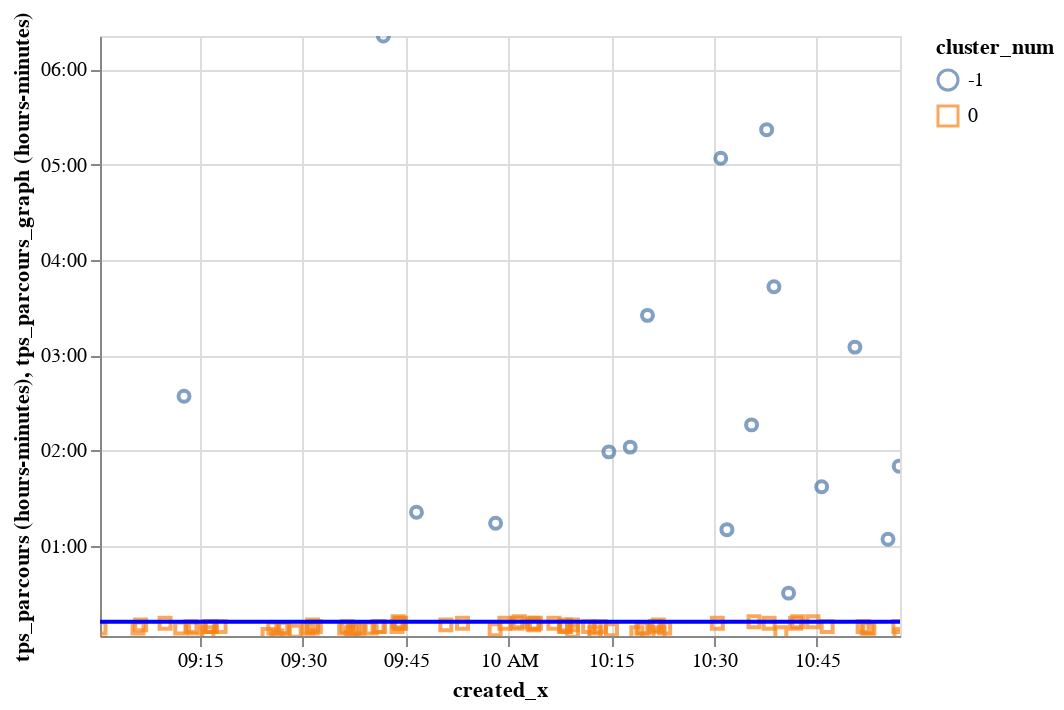

Notebook code cell kept with this figure:
### Code cell
graph_tps_bruts+graph_clust

### Figure 1 — Vega-Lite specification as saved in the notebook (floating-point values rounded to 4 significant figures)
{"$schema": "https://vega.github.io/schema/vega-lite/v2.6.0.json", "config": {"view": {"height": 300, "width": 400}}, "datasets": {"data-025af1f51834830a15cfe920c28e1b9f": [{"cluster_num": 0, "created_x": "2019-01-29T09:00:22", "tps_parcours": "2018-01-01T00:08:41", "tps_parcours_graph": "2018-01-01T00:12:31"}, {"cluster_num": 0, "created_x": "2019-01-29T09:05:55", "tps_parcours": "2018-01-01T00:08:39", "tps_parcours_graph": "2018-01-01T00:12:31"}, {"cluster_num": 0, "created_x": "2019-01-29T09:06:18", "tps_parcours": "2018-01-01T00:10:17", "tps_parcours_graph": "2018-01-01T00:12:31"}, {"cluster_num": 0, "created_x": "2019-01-29T09:12:09", "tps_parcours": "2018-01-01T00:08:54", "tps_parcours_graph": "2018-01-01T00:12:31"}, {"cluster_num": 0, "created_x": "2019-01-29T09:16:07", "tps_parcours": "2018-01-01T00:05:12", "tps_parcours_graph": "2018-01-01T00:12:31"}, {"cluster_num": 0, "created_x": "2019-01-29T09:09:52", "tps_parcours": "2018-01-01T00:11:34", "tps_parcours_graph": "2018-01-01T00:12:31"}, {"cluster_num": 0, "created_x": "2019-01-29T09:14:10", "tps_parcours": "2018-01-01T00:08:59", "tps_parcours_graph": "2018-01-01T00:12:31"}, {"cluster_num": 0, "created_x": "2019-01-29T09:13:38", "tps_parcours": "2018-01-01T00:09:42", "tps_parcours_graph": "2018-01-01T00:12:31"}, {"cluster_num": 0, "created_x": "2019-01-29T09:16:15", "tps_parcours": "2018-01-01T00:09:00", "tps_parcours_graph": "2018-01-01T00:12:31"}, {"cluster_num": 0, "created_x": "2019-01-29T09:16:35", "tps_parcours": "2018-01-01T00:09:44", "tps_parcours_graph": "2018-01-01T00:12:31"}, {"cluster_num": 0, "created_x": "2019-01-29T09:16:36", "tps_parcours": "2018-01-01T00:09:43", "tps_parcours_graph": "2018-01-01T00:12:31"}, {"cluster_num": 0, "created_x": "2019-01-29T09:17:54", "tps_parcours": "2018-01-01T00:09:09", "tps_parcours_graph": "2018-01-01T00:12:31"}, {"cluster_num": 0, "created_x": "2019-01-29T09:24:54", "tps_parcours": "2018-01-01T00:04:43", "tps_parcours_graph": "2018-01-01T00:12:31"}, {"cluster_num": 0, "created_x": "2019-01-29T09:26:11", "tps_parcours": "2018-01-01T00:03:52", "tps_parcours_graph": "2018-01-01T00:12:31"}, {"cluster_num": 0, "created_x": "2019-01-29T09:25:44", "tps_parcours": "2018-01-01T00:08:48", "tps_parcours_graph": "2018-01-01T00:12:31"}, {"cluster_num": 0, "created_x": "2019-01-29T09:28:52", "tps_parcours": "2018-01-01T00:06:16", "tps_parcours_graph": "2018-01-01T00:12:31"}, {"cluster_num": 0, "created_x": "2019-01-29T09:26:54", "tps_parcours": "2018-01-01T00:08:39", "tps_parcours_graph": "2018-01-01T00:12:31"}, {"cluster_num": 0, "created_x": "2019-01-29T09:27:11", "tps_parcours": "2018-01-01T00:08:52", "tps_parcours_graph": "2018-01-01T00:12:31"}, {"cluster_num": 0, "created_x": "2019-01-29T09:30:45", "tps_parcours": "2018-01-01T00:08:49", "tps_parcours_graph": "2018-01-01T00:12:31"}, {"cluster_num": 0, "created_x": "2019-01-29T09:31:20", "tps_parcours": "2018-01-01T00:08:57", "tps_parcours_graph": "2018-01-01T00:12:31"}, {"cluster_num": 0, "created_x": "2019-01-29T09:31:48", "tps_parcours": "2018-01-01T00:09:05", "tps_parcours_graph": "2018-01-01T00:12:31"}, {"cluster_num": 0, "created_x": "2019-01-29T09:31:24", "tps_parcours": "2018-01-01T00:10:20", "tps_parcours_graph": "2018-01-01T00:12:31"}, {"cluster_num": 0, "created_x": "2019-01-29T09:37:02", "tps_parcours": "2018-01-01T00:05:54", "tps_parcours_graph": "2018-01-01T00:12:31"}, {"cluster_num": 0, "created_x": "2019-01-29T09:37:21", "tps_parcours": "2018-01-01T00:07:27", "tps_parcours_graph": "2018-01-01T00:12:31"}, {"cluster_num": 0, "created_x": "2019-01-29T09:36:05", "tps_parcours": "2018-01-01T00:08:54", "tps_parcours_graph": "2018-01-01T00:12:31"}, {"cluster_num": 0, "created_x": "2019-01-29T09:36:27", "tps_parcours": "2018-01-01T00:09:20", "tps_parcours_graph": "2018-01-01T00:12:31"}, {"cluster_num": 0, "created_x": "2019-01-29T09:37:45", "tps_parcours": "2018-01-01T00:08:42", "tps_parcours_graph": "2018-01-01T00:12:31"}, {"cluster_num": 0, "created_x": "2019-01-29T09:38:10", "tps_parcours": "2018-01-01T00:08:56", "tps_parcours_graph": "2018-01-01T00:12:31"}, {"cluster_num": 0, "created_x": "2019-01-29T09:39:57", "tps_parcours": "2018-01-01T00:08:34", "tps_parcours_graph": "2018-01-01T00:12:31"}, {"cluster_num": 0, "created_x": "2019-01-29T09:40:57", "tps_parcours": "2018-01-01T00:09:44", "tps_parcours_graph": "2018-01-01T00:12:31"}, {"cluster_num": 0, "created_x": "2019-01-29T09:41:11", "tps_parcours": "2018-01-01T00:09:40", "tps_parcours_graph": "2018-01-01T00:12:31"}, {"cluster_num": 0, "created_x": "2019-01-29T09:43:43", "tps_parcours": "2018-01-01T00:09:00", "tps_parcours_graph": "2018-01-01T00:12:31"}, {"cluster_num": 0, "created_x": "2019-01-29T09:44:11", "tps_parcours": "2018-01-01T00:11:42", "tps_parcours_graph": "2018-01-01T00:12:31"}, {"cluster_num": 0, "created_x": "2019-01-29T09:44:11", "tps_parcours": "2018-01-01T00:11:42", "tps_parcours_graph": "2018-01-01T00:12:31"}, {"cluster_num": 0, "created_x": "2019-01-29T09:43:53", "tps_parcours": "2018-01-01T00:12:14", "tps_parcours_graph": "2018-01-01T00:12:31"}, {"cluster_num": 0, "created_x": "2019-01-29T09:50:51", "tps_parcours": "2018-01-01T00:10:44", "tps_parcours_graph": "2018-01-01T00:12:31"}, {"cluster_num": 0, "created_x": "2019-01-29T09:53:17", "tps_parcours": "2018-01-01T00:11:41", "tps_parcours_graph": "2018-01-01T00:12:31"}, {"cluster_num": 0, "created_x": "2019-01-29T09:58:03", "tps_parcours": "2018-01-01T00:07:37", "tps_parcours_graph": "2018-01-01T00:12:31"}, {"cluster_num": 0, "created_x": "2019-01-29T09:59:28", "tps_parcours": "2018-01-01T00:11:31", "tps_parcours_graph": "2018-01-01T00:12:31"}, {"cluster_num": 0, "created_x": "2019-01-29T10:01:12", "tps_parcours": "2018-01-01T00:11:17", "tps_parcours_graph": "2018-01-01T00:12:31"}, {"cluster_num": 0, "created_x": "2019-01-29T10:01:34", "tps_parcours": "2018-01-01T00:12:04", "tps_parcours_graph": "2018-01-01T00:12:31"}, {"cluster_num": 0, "created_x": "2019-01-29T10:03:41", "tps_parcours": "2018-01-01T00:10:33", "tps_parcours_graph": "2018-01-01T00:12:31"}, {"cluster_num": 0, "created_x": "2019-01-29T10:03:32", "tps_parcours": "2018-01-01T00:11:24", "tps_parcours_graph": "2018-01-01T00:12:31"}, {"cluster_num": 0, "created_x": "2019-01-29T10:03:56", "tps_parcours": "2018-01-01T00:11:19", "tps_parcours_graph": "2018-01-01T00:12:31"}, {"cluster_num": 0, "created_x": "2019-01-29T10:09:21", "tps_parcours": "2018-01-01T00:06:16", "tps_parcours_graph": "2018-01-01T00:12:31"}, {"cluster_num": 0, "created_x": "2019-01-29T10:08:11", "tps_parcours": "2018-01-01T00:09:07", "tps_parcours_graph": "2018-01-01T00:12:31"}, {"cluster_num": 0, "created_x": "2019-01-29T10:06:37", "tps_parcours": "2018-01-01T00:11:01", "tps_parcours_graph": "2018-01-01T00:12:31"}, {"cluster_num": 0, "created_x": "2019-01-29T10:08:21", "tps_parcours": "2018-01-01T00:09:25", "tps_parcours_graph": "2018-01-01T00:12:31"}, {"cluster_num": 0, "created_x": "2019-01-29T10:12:36", "tps_parcours": "2018-01-01T00:05:47", "tps_parcours_graph": "2018-01-01T00:12:31"}, {"cluster_num": 0, "created_x": "2019-01-29T10:08:16", "tps_parcours": "2018-01-01T00:10:49", "tps_parcours_graph": "2018-01-01T00:12:31"}, {"cluster_num": 0, "created_x": "2019-01-29T10:09:21", "tps_parcours": "2018-01-01T00:10:01", "tps_parcours_graph": "2018-01-01T00:12:31"}, {"cluster_num": 0, "created_x": "2019-01-29T10:11:42", "tps_parcours": "2018-01-01T00:09:33", "tps_parcours_graph": "2018-01-01T00:12:31"}, {"cluster_num": 0, "created_x": "2019-01-29T10:12:40", "tps_parcours": "2018-01-01T00:08:54", "tps_parcours_graph": "2018-01-01T00:12:31"}, {"cluster_num": 0, "created_x": "2019-01-29T10:15:02", "tps_parcours": "2018-01-01T00:07:48", "tps_parcours_graph": "2018-01-01T00:12:31"}, {"cluster_num": 0, "created_x": "2019-01-29T10:13:23", "tps_parcours": "2018-01-01T00:09:48", "tps_parcours_graph": "2018-01-01T00:12:31"}, {"cluster_num": 0, "created_x": "2019-01-29T10:18:44", "tps_parcours": "2018-01-01T00:05:33", "tps_parcours_graph": "2018-01-01T00:12:31"}, {"cluster_num": 0, "created_x": "2019-01-29T10:21:59", "tps_parcours": "2018-01-01T00:05:11", "tps_parcours_graph": "2018-01-01T00:12:31"}, {"cluster_num": 0, "created_x": "2019-01-29T10:19:28", "tps_parcours": "2018-01-01T00:08:15", "tps_parcours_graph": "2018-01-01T00:12:31"}, {"cluster_num": 0, "created_x": "2019-01-29T10:19:42", "tps_parcours": "2018-01-01T00:08:43", "tps_parcours_graph": "2018-01-01T00:12:31"}, {"cluster_num": 0, "created_x": "2019-01-29T10:21:29", "tps_parcours": "2018-01-01T00:09:21", "tps_parcours_graph": "2018-01-01T00:12:31"}, {"cluster_num": 0, "created_x": "2019-01-29T10:22:48", "tps_parcours": "2018-01-01T00:08:54", "tps_parcours_graph": "2018-01-01T00:12:31"}, {"cluster_num": 0, "created_x": "2019-01-29T10:21:52", "tps_parcours": "2018-01-01T00:10:08", "tps_parcours_graph": "2018-01-01T00:12:31"}, {"cluster_num": 0, "created_x": "2019-01-29T10:30:29", "tps_parcours": "2018-01-01T00:11:10", "tps_parcours_graph": "2018-01-01T00:12:31"}, {"cluster_num": 0, "created_x": "2019-01-29T10:39:45", "tps_parcours": "2018-01-01T00:05:51", "tps_parcours_graph": "2018-01-01T00:12:31"}, {"cluster_num": 0, "created_x": "2019-01-29T10:35:50", "tps_parcours": "2018-01-01T00:12:31", "tps_parcours_graph": "2018-01-01T00:12:31"}, {"cluster_num": 0, "created_x": "2019-01-29T10:38:03", "tps_parcours": "2018-01-01T00:11:04", "tps_parcours_graph": "2018-01-01T00:12:31"}, {"cluster_num": 0, "created_x": "2019-01-29T10:41:54", "tps_parcours": "2018-01-01T00:11:02", "tps_parcours_graph": "2018-01-01T00:12:31"}, {"cluster_num": 0, "created_x": "2019-01-29T10:42:14", "tps_parcours": "2018-01-01T00:12:02", "tps_parcours_graph": "2018-01-01T00:12:31"}, {"cluster_num": 0, "created_x": "2019-01-29T10:46:31", "tps_parcours": "2018-01-01T00:09:42", "tps_parcours_graph": "2018-01-01T00:12:31"}, {"cluster_num": 0, "created_x": "2019-01-29T10:44:26", "tps_parcours": "2018-01-01T00:12:12", "tps_parcours_graph": "2018-01-01T00:12:31"}, {"cluster_num": 0, "created_x": "2019-01-29T10:52:20", "tps_parcours": "2018-01-01T00:08:08", "tps_parcours_graph": "2018-01-01T00:12:31"}, {"cluster_num": 0, "created_x": "2019-01-29T10:52:36", "tps_parcours": "2018-01-01T00:08:42", "tps_parcours_graph": "2018-01-01T00:12:31"}, {"cluster_num": 0, "created_x": "2019-01-29T10:51:46", "tps_parcours": "2018-01-01T00:09:49", "tps_parcours_graph": "2018-01-01T00:12:31"}, {"cluster_num": 0, "created_x": "2019-01-29T10:57:09", "tps_parcours": "2018-01-01T00:04:57", "tps_parcours_graph": "2018-01-01T00:12:31"}, {"cluster_num": 0, "created_x": "2019-01-29T10:56:59", "tps_parcours": "2018-01-01T00:09:35", "tps_parcours_graph": "2018-01-01T00:12:31"}, {"cluster_num": -1, "created_x": "2019-01-29T09:46:34", "tps_parcours": "2018-01-01T01:21:27", "tps_parcours_graph": "2018-01-01T00:12:31"}, {"cluster_num": -1, "created_x": "2019-01-29T10:40:53", "tps_parcours": "2018-01-01T00:30:04", "tps_parcours_graph": "2018-01-01T00:12:31"}, {"cluster_num": -1, "created_x": "2019-01-29T09:58:07", "tps_parcours": "2018-01-01T01:14:27", "tps_parcours_graph": "2018-01-01T00:12:31"}, {"cluster_num": -1, "created_x": "2019-01-29T10:31:53", "tps_parcours": "2018-01-01T01:10:55", "tps_parcours_graph": "2018-01-01T00:12:31"}, {"cluster_num": -1, "created_x": "2019-01-29T09:12:38", "tps_parcours": "2018-01-01T02:34:00", "tps_parcours_graph": "2018-01-01T00:12:31"}, {"cluster_num": -1, "created_x": "2019-01-29T10:55:24", "tps_parcours": "2018-01-01T01:04:36", "tps_parcours_graph": "2018-01-01T00:12:31"}, {"cluster_num": -1, "created_x": "2019-01-29T10:14:39", "tps_parcours": "2018-01-01T01:59:02", "tps_parcours_graph": "2018-01-01T00:12:31"}, {"cluster_num": -1, "created_x": "2019-01-29T10:17:46", "tps_parcours": "2018-01-01T02:02:14", "tps_parcours_graph": "2018-01-01T00:12:31"}, {"cluster_num": -1, "created_x": "2019-01-29T10:45:43", "tps_parcours": "2018-01-01T01:37:01", "tps_parcours_graph": "2018-01-01T00:12:31"}, {"cluster_num": -1, "created_x": "2019-01-29T10:57:02", "tps_parcours": "2018-01-01T01:50:01", "tps_parcours_graph": "2018-01-01T00:12:31"}, {"cluster_num": -1, "created_x": "2019-01-29T10:35:29", "tps_parcours": "2018-01-01T02:16:37", "tps_parcours_graph": "2018-01-01T00:12:31"}, {"cluster_num": -1, "created_x": "2019-01-29T10:20:17", "tps_parcours": "2018-01-01T03:25:36", "tps_parcours_graph": "2018-01-01T00:12:31"}, {"cluster_num": -1, "created_x": "2019-01-29T10:50:34", "tps_parcours": "2018-01-01T03:05:10", "tps_parcours_graph": "2018-01-01T00:12:31"}, {"cluster_num": -1, "created_x": "2019-01-29T10:38:45", "tps_parcours": "2018-01-01T03:43:39", "tps_parcours_graph": "2018-01-01T00:12:31"}, {"cluster_num": -1, "created_x": "2019-01-29T10:30:59", "tps_parcours": "2018-01-01T05:04:56", "tps_parcours_graph": "2018-01-01T00:12:31"}, {"cluster_num": -1, "created_x": "2019-01-29T10:37:41", "tps_parcours": "2018-01-01T05:22:10", "tps_parcours_graph": "2018-01-01T00:12:31"}, {"cluster_num": -1, "created_x": "2019-01-29T09:41:44", "tps_parcours": "2018-01-01T06:21:14", "tps_parcours_graph": "2018-01-01T00:12:31"}], "data-dfe6c9b12dbd6b58099449ecb5303a9d": [{"created_x": "2019-01-29T09:00:22", "tps_parcours_graph": "2018-01-01T00:12:31"}, {"created_x": "2019-01-29T09:05:55", "tps_parcours_graph": "2018-01-01T00:12:31"}, {"created_x": "2019-01-29T09:06:18", "tps_parcours_graph": "2018-01-01T00:12:31"}, {"created_x": "2019-01-29T09:12:09", "tps_parcours_graph": "2018-01-01T00:12:31"}, {"created_x": "2019-01-29T09:16:07", "tps_parcours_graph": "2018-01-01T00:12:31"}, {"created_x": "2019-01-29T09:09:52", "tps_parcours_graph": "2018-01-01T00:12:31"}, {"created_x": "2019-01-29T09:14:10", "tps_parcours_graph": "2018-01-01T00:12:31"}, {"created_x": "2019-01-29T09:13:38", "tps_parcours_graph": "2018-01-01T00:12:31"}, {"created_x": "2019-01-29T09:16:15", "tps_parcours_graph": "2018-01-01T00:12:31"}, {"created_x": "2019-01-29T09:16:35", "tps_parcours_graph": "2018-01-01T00:12:31"}, {"created_x": "2019-01-29T09:16:36", "tps_parcours_graph": "2018-01-01T00:12:31"}, {"created_x": "2019-01-29T09:17:54", "tps_parcours_graph": "2018-01-01T00:12:31"}, {"created_x": "2019-01-29T09:24:54", "tps_parcours_graph": "2018-01-01T00:12:31"}, {"created_x": "2019-01-29T09:26:11", "tps_parcours_graph": "2018-01-01T00:12:31"}, {"created_x": "2019-01-29T09:25:44", "tps_parcours_graph": "2018-01-01T00:12:31"}, {"created_x": "2019-01-29T09:28:52", "tps_parcours_graph": "2018-01-01T00:12:31"}, {"created_x": "2019-01-29T09:26:54", "tps_parcours_graph": "2018-01-01T00:12:31"}, {"created_x": "2019-01-29T09:27:11", "tps_parcours_graph": "2018-01-01T00:12:31"}, {"created_x": "2019-01-29T09:30:45", "tps_parcours_graph": "2018-01-01T00:12:31"}, {"created_x": "2019-01-29T09:31:20", "tps_parcours_graph": "2018-01-01T00:12:31"}, {"created_x": "2019-01-29T09:31:48", "tps_parcours_graph": "2018-01-01T00:12:31"}, {"created_x": "2019-01-29T09:31:24", "tps_parcours_graph": "2018-01-01T00:12:31"}, {"created_x": "2019-01-29T09:37:02", "tps_parcours_graph": "2018-01-01T00:12:31"}, {"created_x": "2019-01-29T09:37:21", "tps_parcours_graph": "2018-01-01T00:12:31"}, {"created_x": "2019-01-29T09:36:05", "tps_parcours_graph": "2018-01-01T00:12:31"}, {"created_x": "2019-01-29T09:36:27", "tps_parcours_graph": "2018-01-01T00:12:31"}, {"created_x": "2019-01-29T09:37:45", "tps_parcours_graph": "2018-01-01T00:12:31"}, {"created_x": "2019-01-29T09:38:10", "tps_parcours_graph": "2018-01-01T00:12:31"}, {"created_x": "2019-01-29T09:39:57", "tps_parcours_graph": "2018-01-01T00:12:31"}, {"created_x": "2019-01-29T09:40:57", "tps_parcours_graph": "2018-01-01T00:12:31"}, {"created_x": "2019-01-29T09:41:11", "tps_parcours_graph": "2018-01-01T00:12:31"}, {"created_x": "2019-01-29T09:43:43", "tps_parcours_graph": "2018-01-01T00:12:31"}, {"created_x": "2019-01-29T09:44:11", "tps_parcours_graph": "2018-01-01T00:12:31"}, {"created_x": "2019-01-29T09:44:11", "tps_parcours_graph": "2018-01-01T00:12:31"}, {"created_x": "2019-01-29T09:43:53", "tps_parcours_graph": "2018-01-01T00:12:31"}, {"created_x": "2019-01-29T09:50:51", "tps_parcours_graph": "2018-01-01T00:12:31"}, {"created_x": "2019-01-29T09:53:17", "tps_parcours_graph": "2018-01-01T00:12:31"}, {"created_x": "2019-01-29T09:58:03", "tps_parcours_graph": "2018-01-01T00:12:31"}, {"created_x": "2019-01-29T09:59:28", "tps_parcours_graph": "2018-01-01T00:12:31"}, {"created_x": "2019-01-29T10:01:12", "tps_parcours_graph": "2018-01-01T00:12:31"}, {"created_x": "2019-01-29T10:01:34", "tps_parcours_graph": "2018-01-01T00:12:31"}, {"created_x": "2019-01-29T10:03:41", "tps_parcours_graph": "2018-01-01T00:12:31"}, {"created_x": "2019-01-29T10:03:32", "tps_parcours_graph": "2018-01-01T00:12:31"}, {"created_x": "2019-01-29T10:03:56", "tps_parcours_graph": "2018-01-01T00:12:31"}, {"created_x": "2019-01-29T10:09:21", "tps_parcours_graph": "2018-01-01T00:12:31"}, {"created_x": "2019-01-29T10:08:11", "tps_parcours_graph": "2018-01-01T00:12:31"}, {"created_x": "2019-01-29T10:06:37", "tps_parcours_graph": "2018-01-01T00:12:31"}, {"created_x": "2019-01-29T10:08:21", "tps_parcours_graph": "2018-01-01T00:12:31"}, {"created_x": "2019-01-29T10:12:36", "tps_parcours_graph": "2018-01-01T00:12:31"}, {"created_x": "2019-01-29T10:08:16", "tps_parcours_graph": "2018-01-01T00:12:31"}, {"created_x": "2019-01-29T10:09:21", "tps_parcours_graph": "2018-01-01T00:12:31"}, {"created_x": "2019-01-29T10:11:42", "tps_parcours_graph": "2018-01-01T00:12:31"}, {"created_x": "2019-01-29T10:12:40", "tps_parcours_graph": "2018-01-01T00:12:31"}, {"created_x": "2019-01-29T10:15:02", "tps_parcours_graph": "2018-01-01T00:12:31"}, {"created_x": "2019-01-29T10:13:23", "tps_parcours_graph": "2018-01-01T00:12:31"}, {"created_x": "2019-01-29T10:18:44", "tps_parcours_graph": "2018-01-01T00:12:31"}, {"created_x": "2019-01-29T10:21:59", "tps_parcours_graph": "2018-01-01T00:12:31"}, {"created_x": "2019-01-29T10:19:28", "tps_parcours_graph": "2018-01-01T00:12:31"}, {"created_x": "2019-01-29T10:19:42", "tps_parcours_graph": "2018-01-01T00:12:31"}, {"created_x": "2019-01-29T10:21:29", "tps_parcours_graph": "2018-01-01T00:12:31"}, {"created_x": "2019-01-29T10:22:48", "tps_parcours_graph": "2018-01-01T00:12:31"}, {"created_x": "2019-01-29T10:21:52", "tps_parcours_graph": "2018-01-01T00:12:31"}, {"created_x": "2019-01-29T10:30:29", "tps_parcours_graph": "2018-01-01T00:12:31"}, {"created_x": "2019-01-29T10:39:45", "tps_parcours_graph": "2018-01-01T00:12:31"}, {"created_x": "2019-01-29T10:35:50", "tps_parcours_graph": "2018-01-01T00:12:31"}, {"created_x": "2019-01-29T10:38:03", "tps_parcours_graph": "2018-01-01T00:12:31"}, {"created_x": "2019-01-29T10:41:54", "tps_parcours_graph": "2018-01-01T00:12:31"}, {"created_x": "2019-01-29T10:42:14", "tps_parcours_graph": "2018-01-01T00:12:31"}, {"created_x": "2019-01-29T10:46:31", "tps_parcours_graph": "2018-01-01T00:12:31"}, {"created_x": "2019-01-29T10:44:26", "tps_parcours_graph": "2018-01-01T00:12:31"}, {"created_x": "2019-01-29T10:52:20", "tps_parcours_graph": "2018-01-01T00:12:31"}, {"created_x": "2019-01-29T10:52:36", "tps_parcours_graph": "2018-01-01T00:12:31"}, {"created_x": "2019-01-29T10:51:46", "tps_parcours_graph": "2018-01-01T00:12:31"}, {"created_x": "2019-01-29T10:57:09", "tps_parcours_graph": "2018-01-01T00:12:31"}, {"created_x": "2019-01-29T10:56:59", "tps_parcours_graph": "2018-01-01T00:12:31"}, {"created_x": "2019-01-29T09:46:34", "tps_parcours_graph": "2018-01-01T00:12:31"}, {"created_x": "2019-01-29T10:40:53", "tps_parcours_graph": "2018-01-01T00:12:31"}, {"created_x": "2019-01-29T09:58:07", "tps_parcours_graph": "2018-01-01T00:12:31"}, {"created_x": "2019-01-29T10:31:53", "tps_parcours_graph": "2018-01-01T00:12:31"}, {"created_x": "2019-01-29T09:12:38", "tps_parcours_graph": "2018-01-01T00:12:31"}, {"created_x": "2019-01-29T10:55:24", "tps_parcours_graph": "2018-01-01T00:12:31"}, {"created_x": "2019-01-29T10:14:39", "tps_parcours_graph": "2018-01-01T00:12:31"}, {"created_x": "2019-01-29T10:17:46", "tps_parcours_graph": "2018-01-01T00:12:31"}, {"created_x": "2019-01-29T10:45:43", "tps_parcours_graph": "2018-01-01T00:12:31"}, {"created_x": "2019-01-29T10:57:02", "tps_parcours_graph": "2018-01-01T00:12:31"}, {"created_x": "2019-01-29T10:35:29", "tps_parcours_graph": "2018-01-01T00:12:31"}, {"created_x": "2019-01-29T10:20:17", "tps_parcours_graph": "2018-01-01T00:12:31"}, {"created_x": "2019-01-29T10:50:34", "tps_parcours_graph": "2018-01-01T00:12:31"}, {"created_x": "2019-01-29T10:38:45", "tps_parcours_graph": "2018-01-01T00:12:31"}, {"created_x": "2019-01-29T10:30:59", "tps_parcours_graph": "2018-01-01T00:12:31"}, {"created_x": "2019-01-29T10:37:41", "tps_parcours_graph": "2018-01-01T00:12:31"}, {"created_x": "2019-01-29T09:41:44", "tps_parcours_graph": "2018-01-01T00:12:31"}]}, "layer": [{"data": {"name": "data-025af1f51834830a15cfe920c28e1b9f"}, "encoding": {"color": {"field": "cluster_num", "type": "nominal"}, "shape": {"field": "cluster_num", "type": "nominal"}, "tooltip": {"field": "tps_parcours", "timeUnit": "hoursminutes", "type": "temporal"}, "x": {"field": "created_x", "type": "temporal"}, "y": {"field": "tps_parcours", "timeUnit": "hoursminutes", "type": "temporal"}}, "mark": "point", "selection": {"selector014": {"bind": "scales", "encodings": ["x", "y"], "mark": {"fill": "#333", "fillOpacity": 0.125, "stroke": "white"}, "on": "[mousedown, window:mouseup] > window:mousemove!", "resolve": "global", "translate": "[mousedown, window:mouseup] > window:mousemove!", "type": "interval", "zoom": "wheel!"}}}, {"data": {"name": "data-dfe6c9b12dbd6b58099449ecb5303a9d"}, "encoding": {"x": {"field": "created_x", "type": "temporal"}, "y": {"field": "tps_parcours_graph", "timeUnit": "hoursminutes", "type": "temporal"}}, "mark": {"color": "blue", "type": "line"}}]}
